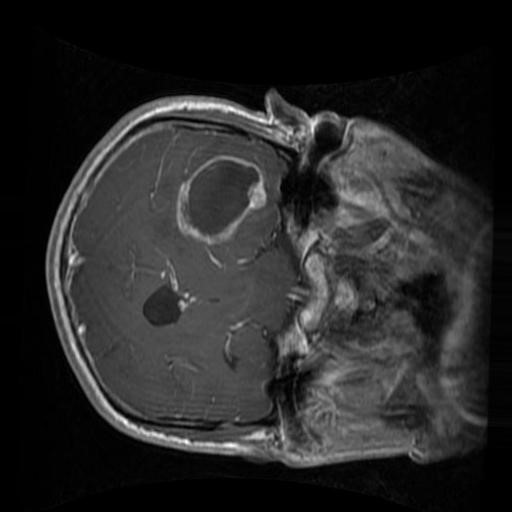
#> input picture Input/brain_glioma/brain_glioma_0019.jpg, 512 x 512 px; its folder holds only this picture in this run
$ jupyter execute --allow-errors img_notebook.ipynb
#> lines starting #> are read from the running program, lines starting #| are printed output that depends on the picture
[cell 1]
import os
from skimage.io import imread
from skimage.transform import resize
from skimage import exposure, restoration, filters
import numpy as np
from sklearn.preprocessing import LabelEncoder

DATASET_PATH = os.path.join('..', 'Input')

X, y = [], []

for label in os.listdir(DATASET_PATH):

    label_path = os.path.join(DATASET_PATH, label)

    if not os.path.isdir(label_path):
        continue

    for file in os.listdir(label_path):

        try:
            image_path = os.path.join(label_path, file)
            img = imread(image_path, as_gray=True)
#> img is the input picture: shape (512, 512) float64; min 0, max 1, mean 0.155

            img = exposure.equalize_adapthist(img, clip_limit=0.03, kernel_size=32)
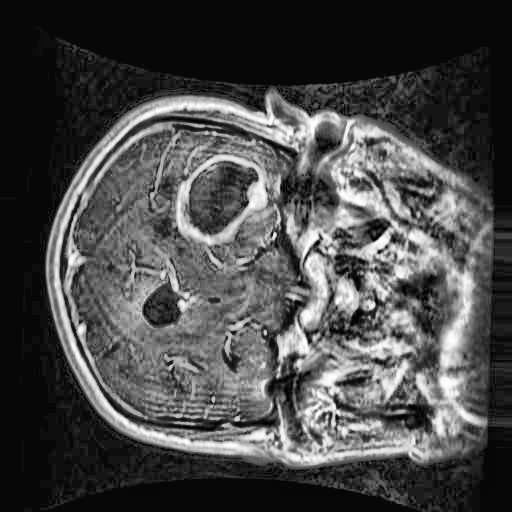
#> img: shape (512, 512) float64; min 0, max 1, mean 0.287
            img = restoration.denoise_bilateral(img, sigma_color=0.04, sigma_spatial=1.4, channel_axis=None)

            edges = filters.sobel(img)
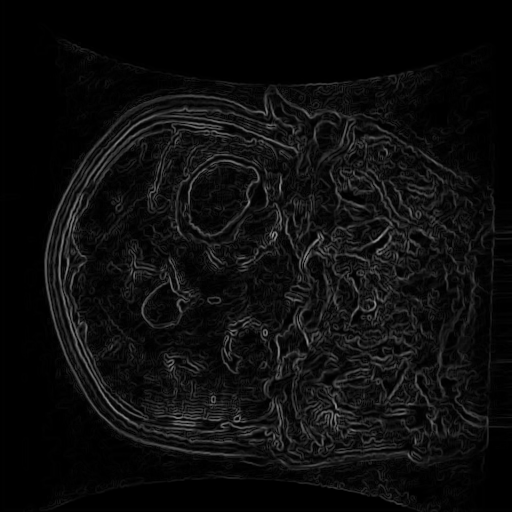
#> edges: shape (512, 512) float64; min 6.13e-19, max 0.589, mean 0.0525
            img_enhanced = img + 0.24 * edges
            img_enhanced = np.clip(img_enhanced, 0, 1)

            brain_pixels = img_enhanced[img_enhanced > 0]
            if len(brain_pixels) > 0:
                p1, p98 = np.percentile(brain_pixels, (1, 98))
#> p1 = 0.0202; p98 = 0.913
                img_enhanced = exposure.rescale_intensity(img_enhanced, in_range=(p1, p98)) # type: ignore
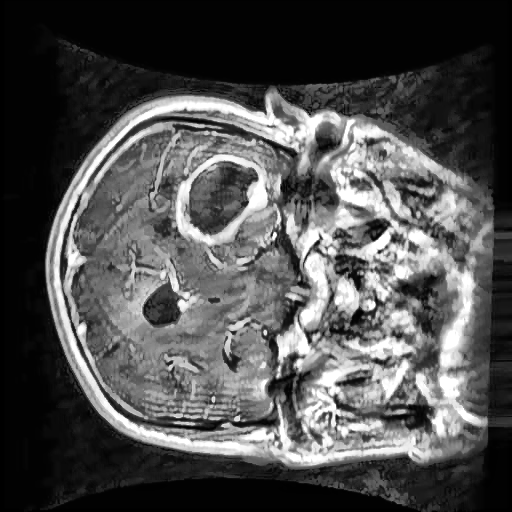
#> img_enhanced: shape (512, 512) float64; min 0, max 1, mean 0.312

            img_resized = resize(img_enhanced, (128, 128), anti_aliasing=True, preserve_range=True)
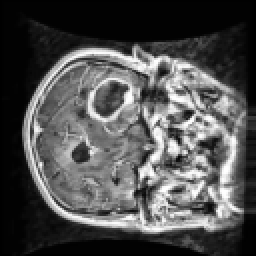
#> img_resized: shape (128, 128) float64 (shown 2 times larger); min 0.000128, max 1, mean 0.312

            X.append(img_resized.flatten())
            y.append(label)

        except Exception as e:
            print(f"Error en {image_path}, omitiendo... Error: {e}")  # type: ignore
#> pass 2 of the loop `for label in os.listdir(DATASET_PATH):`:
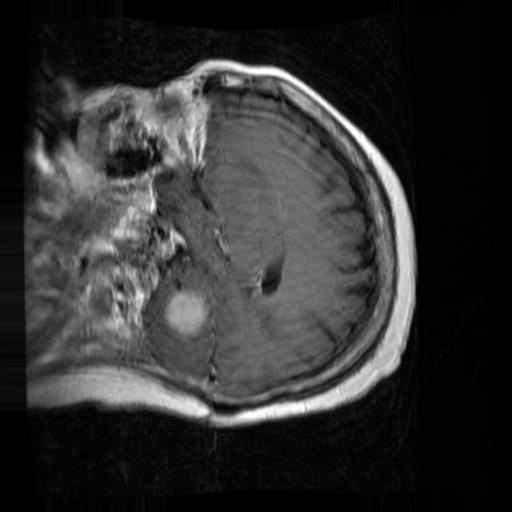
#> input picture Input/brain_menin/brain_menin_0036.jpg, 512 x 512 px
#> img is the input picture: shape (512, 512) float64; min 0, max 1, mean 0.19
#> p1 = 0.0234; p98 = 0.925
#> `img_resized = resize(img_enhanced, (128, 128), anti_aliasing=True, pre..`:
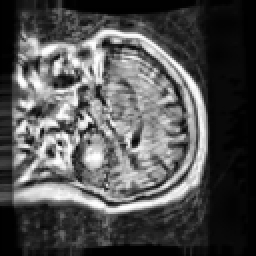
#> img_resized: shape (128, 128) float64 (shown 2 times larger); min 5.6e-05, max 1, mean 0.322


X = np.array(X)

encoder = LabelEncoder()
y = encoder.fit_transform(y)

[cell 2]
import matplotlib.pyplot as plt

unique_classes = np.unique(y)

plt.figure(figsize=(12, 6))

for idx, class_id in enumerate(unique_classes):

    img_index = np.where(y == class_id)[0][0]

    plt.subplot(1, len(unique_classes), idx + 1)
    plt.imshow(X[img_index].reshape(128, 128), cmap='gray')
    plt.title(encoder.inverse_transform([class_id])[0])
    plt.axis('off')

plt.tight_layout()
plt.show()

[cell 3]
import os
from skimage.io import imread
from skimage.transform import resize
from skimage import exposure, restoration, filters
import numpy as np
from sklearn.preprocessing import LabelEncoder
from skimage.transform import rotate

DATASET_PATH = os.path.join('..', 'Input')
ROTATION_ANGLES = [-8, -4, 4, 8]
BRIGHTNESS_FACTORS = [0.85, 1.15]

X, y = [], []

for label in os.listdir(DATASET_PATH):

    label_path = os.path.join(DATASET_PATH, label)

    if not os.path.isdir(label_path):
        continue

    for file in os.listdir(label_path):

        try:
            image_path = os.path.join(label_path, file)
            img = imread(image_path, as_gray=True)
            img_resized = resize(img, (128, 128), anti_aliasing=True, preserve_range=True)
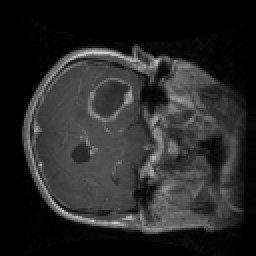
#> img_resized: shape (128, 128) float64 (shown 2 times larger); min 0, max 0.819, mean 0.155

            X.append(img_resized.flatten())
            y.append(label)

            augmented_images = []

            for angle in ROTATION_ANGLES:
                img_rotated = rotate(img_resized, angle, resize=False, preserve_range=True)
                augmented_images.append(img_rotated)
#> this loop made 4 passes
#> pass 1, `img_rotated = rotate(img_resized, angle, resize=False, preserve_range=..`:
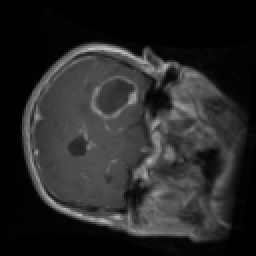
#> img_rotated: shape (128, 128) float64 (shown 2 times larger); min 0, max 0.786, mean 0.155
#> pass 2, `img_rotated = rotate(img_resized, angle, resize=False, preserve_range=..`:
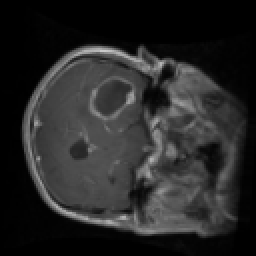
#> img_rotated: shape (128, 128) float64 (shown 2 times larger); min 0, max 0.796, mean 0.155
#> pass 3, `img_rotated = rotate(img_resized, angle, resize=False, preserve_range=..`:
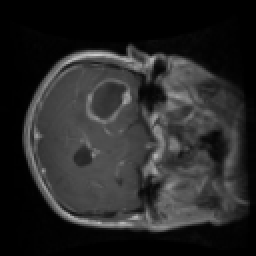
#> img_rotated: shape (128, 128) float64 (shown 2 times larger); min 0, max 0.804, mean 0.155
#> after the loop, augmented_images = 4 items

            img_flipped = np.fliplr(img_resized)
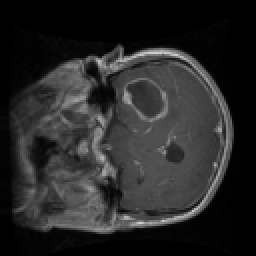
#> img_flipped: shape (128, 128) float64 (shown 2 times larger); min 0, max 0.819, mean 0.155
            augmented_images.append(img_flipped)

            for factor in BRIGHTNESS_FACTORS:
                img_bright = np.clip(img_resized * factor, 0, 1)
                augmented_images.append(img_bright)
#> after the loop, augmented_images = 7 items

            for aug_img in augmented_images:
                X.append(aug_img.flatten())
                y.append(label)
#> this loop made 7 passes
#> after the loop, X = 8 items; y = ['brain_glioma', 'brain_glioma', 'brain_glioma', 'brain_glioma', 'brain_glioma', 'brain_glioma', 'brain_glioma', 'brain_glioma']

        except Exception as e:
            print(f"Error en {image_path}, omitiendo... Error: {e}")
#> pass 2 of the loop `for label in os.listdir(DATASET_PATH):`:
#> after the loop `for angle in ROTATION_ANGLES:`: augmented_images = 4 items
#> the loop `for factor in BRIGHTNESS_FACTORS:` made 2 passes
#> pass 2, `img_bright = np.clip(img_resized * factor, 0, 1)`:
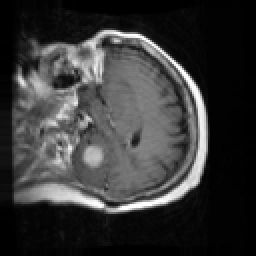
#> img_bright: shape (128, 128) float64 (shown 2 times larger); min 0, max 1, mean 0.218
#> after the loop `for factor in BRIGHTNESS_FACTORS:`: augmented_images = 7 items
#> the loop `for aug_img in augmented_images:` made 7 passes
#> after the loop `for aug_img in augmented_images:`: X = 16 items; y = ['brain_glioma', 'brain_glioma', 'brain_glioma', 'brain_glioma', 'brain_glioma', 'brain_glioma', 'brain_glioma', 'brain_glioma', 'brain_menin', 'brain_menin', 'brain_menin', 'brain_menin', 'brain_menin', 'brain_menin', 'brain_menin', 'brain_menin']


X = np.array(X)

encoder = LabelEncoder()
y = encoder.fit_transform(y)
#> y = [0, 0, 0, 0, 0, 0, 0, 0, 1, 1, 1, 1, 1, 1, 1, 1]

[cell 4]
#6.056 imagenes cargadas, representadas en 16.384 features (pixeles) por imagen.

X.shape
#> Out = (16, 16384)

[cell 5]
from sklearn.model_selection import train_test_split

X_train, X_test, y_train, y_test = train_test_split(
    X,
    y,
    test_size=0.2,
    shuffle = True,
    random_state=666,
    stratify=y
)
#> y_train = [1, 1, 1, 0, 1, 0, 0, 0, 1, 1, 0, 0]; y_test = [0, 1, 1, 0]
